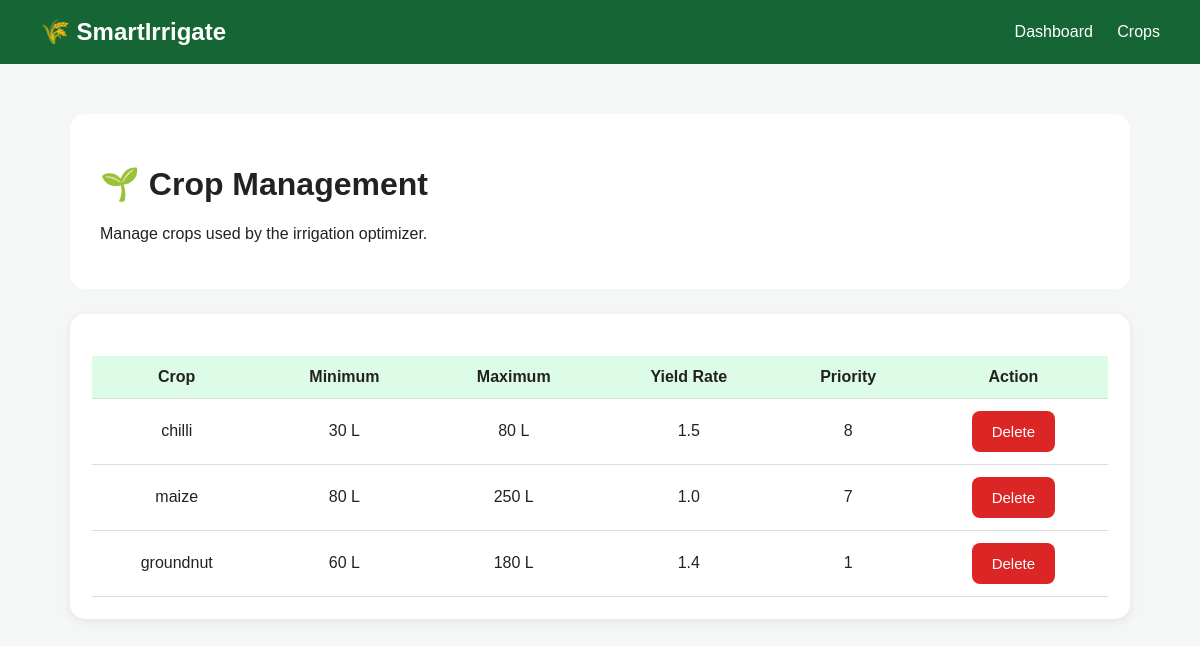
/crops, run on the app's committed database.
### tables this page shows
CREATE TABLE crops (
            id INTEGER PRIMARY KEY AUTOINCREMENT,
            name TEXT NOT NULL,
            min_water INTEGER NOT NULL,
            max_water INTEGER NOT NULL,
            yield_rate REAL NOT NULL,
            priority INTEGER NOT NULL
        );

### app.py (the view)
@app.route("/crops")
def crops_page():
    conn = get_db()
    crops = conn.execute(
        "SELECT * FROM crops"
    ).fetchall()
    conn.close()
    return render_template(
        "crops.html",
        crops=crops
    )

### app.py (called while the page is built)
def get_db():
    conn = sqlite3.connect(DATABASE)
    conn.row_factory = sqlite3.Row
    return conn

### templates/crops.html
{% extends "base.html" %}
{% block content %}
<div class="hero">
    <h1>🌱 Crop Management</h1>
    <p>
        Manage crops used by the irrigation optimizer.
    </p>
</div>
<div class="card">
    <table>
        <tr>
            <th>Crop</th>
            <th>Minimum</th>
            <th>Maximum</th>
            <th>Yield Rate</th>
            <th>Priority</th>
            <th>Action</th>
        </tr>
        {% for crop in crops %}
        <tr>
            <td>{{ crop.name }}</td>
            <td>{{ crop.min_water }} L</td>
            <td>{{ crop.max_water }} L</td>
            <td>{{ crop.yield_rate }}</td>
            <td>{{ crop.priority }}</td>
            <td>
                <a href="/delete_crop/{{ crop.id }}">
                    <button class="delete">
                        Delete
                    </button>
                </a>
            </td>
        </tr>
        {% endfor %}
    </table>
</div>
{% endblock %}

### templates/base.html (style rules this page uses)
* { box-sizing: border-box; }
body { margin: 0; font-family: Arial, sans-serif; background: #f4f7f5; color: #222; }
.hero { background: white; padding: 30px; border-radius: 15px; margin-bottom: 25px; }
.card { background: white; padding: 22px; border-radius: 15px; box-shadow: 0 3px 10px rgba(0,0,0,0.08); }
button { background: #16a34a; color: white; border: none; padding: 12px 20px; border-radius: 8px; cursor: pointer; font-size: 15px; }
table { width: 100%; border-collapse: collapse; background: white; margin-top: 20px; }
th, td { padding: 12px; border-bottom: 1px solid #ddd; text-align: center; }
th { background: #dcfce7; }
.delete { background: #dc2626; }

### data on the page
crops: name "chilli", min_water "30", max_water "80", yield_rate "1.5", priority "8"
crops: name "maize", min_water "80", max_water "250", yield_rate "1.0", priority "7"
crops: name "groundnut", min_water "60", max_water "180", yield_rate "1.4", priority "1"
